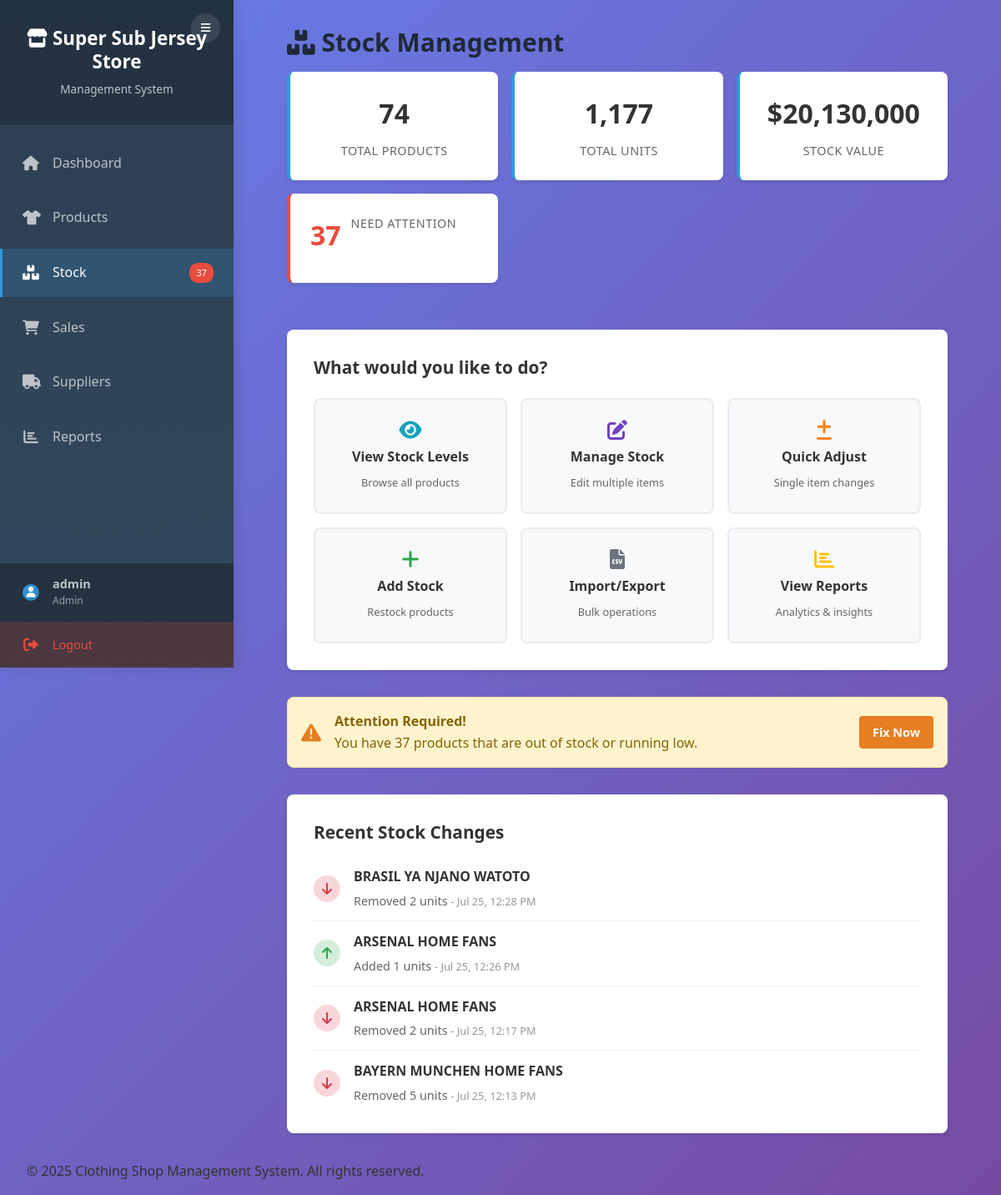
/stock/stock_dashboard.php (signed in), run on an earlier commit of the app's database.
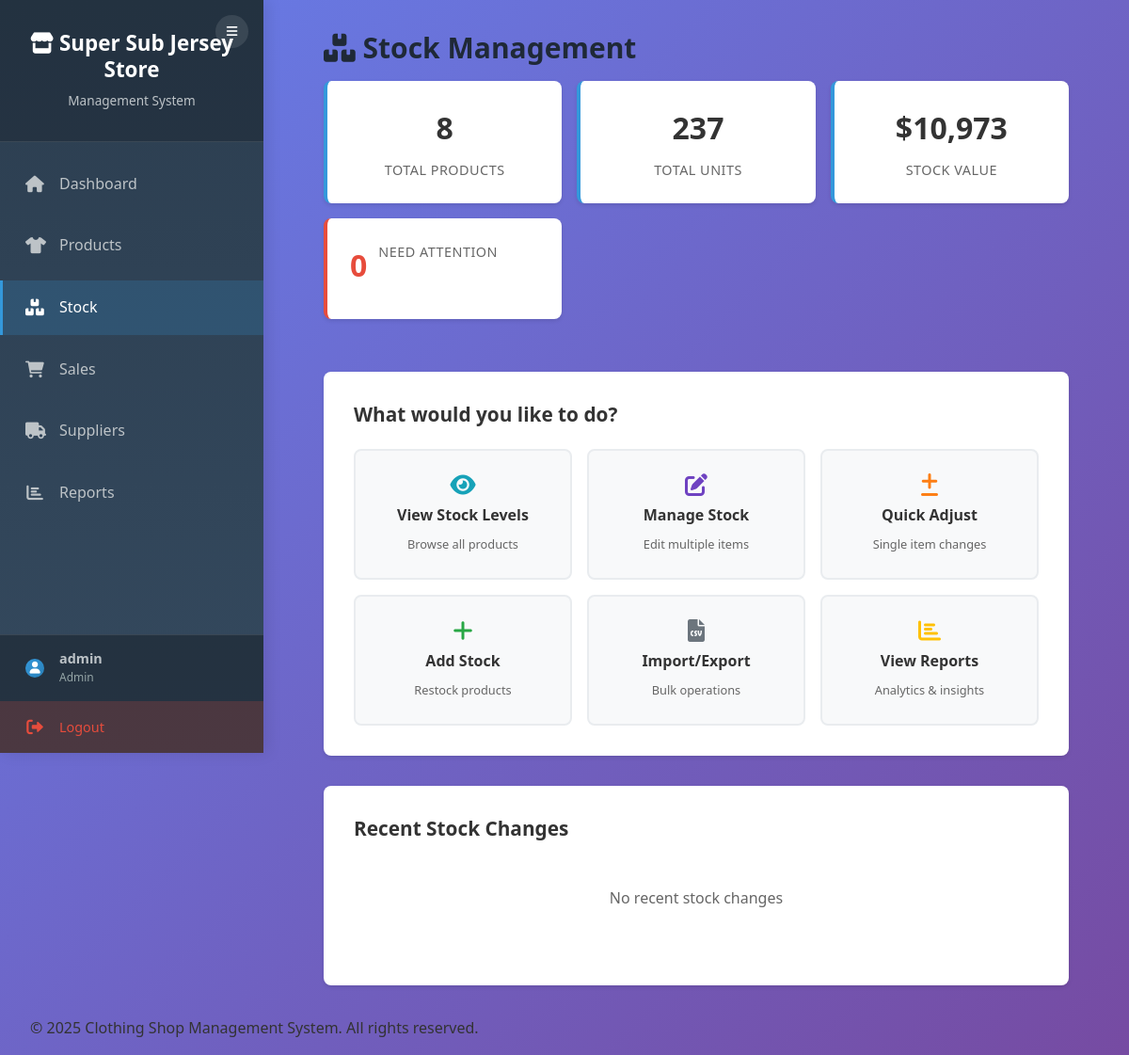
And on a later commit of the database.
### tables this page shows
CREATE TABLE stock_movements (
    movement_id INT AUTO_INCREMENT PRIMARY KEY,
    product_id INT,
    movement_type ENUM('in', 'out') NOT NULL,
    quantity INT NOT NULL,
    reason VARCHAR(100),
    created_at TIMESTAMP DEFAULT CURRENT_TIMESTAMP,
    FOREIGN KEY (product_id) REFERENCES products(product_id) ON DELETE SET NULL
);

CREATE TABLE products (
    product_id INT AUTO_INCREMENT PRIMARY KEY,
    name VARCHAR(100) NOT NULL,
    category_id INT,
    size VARCHAR(10),
    color VARCHAR(30),
    brand VARCHAR(50),
    price DECIMAL(10,2) NOT NULL,
    stock_quantity INT DEFAULT 0,
    supplier_id INT,
    created_at TIMESTAMP DEFAULT CURRENT_TIMESTAMP,
    FOREIGN KEY (category_id) REFERENCES categories(category_id) ON DELETE SET NULL,
    FOREIGN KEY (supplier_id) REFERENCES suppliers(supplier_id) ON DELETE SET NULL
);

### includes/auth.php (called while the page is built, shortened)
<?php
function isLoggedIn() {
    return isset($_SESSION['user_id']);
}
function isAdmin() {
    return isLoggedIn() && $_SESSION['role'] === 'admin';
}
function getBasePath() {
    $currentPath = $_SERVER['REQUEST_URI'];
    if (strpos($currentPath, '/auth/') !== false ||
        strpos($currentPath, '/products/') !== false ||
        strpos($currentPath, '/sales/') !== false ||
        strpos($currentPath, '/stock/') !== false ||
        strpos($currentPath, '/suppliers/') !== false ||
        strpos($currentPath, '/reports/') !== false) {
        return '../';
    }
    return '';
}
?>

### stock/stock_dashboard.php (the view, shortened to what this page needs)
<?php
require_once '../includes/config.php';
require_once '../includes/auth.php';
$stats_query = "
    SELECT
        COUNT(*) as total_products,
        SUM(stock_quantity) as total_units,
        SUM(CASE WHEN stock_quantity = 0 THEN 1 ELSE 0 END) as out_of_stock,
        SUM(CASE WHEN stock_quantity BETWEEN 1 AND 10 THEN 1 ELSE 0 END) as low_stock,
        SUM(stock_quantity * price) as total_value
    FROM products
";
$stats = $conn->query($stats_query)->fetch_assoc();
$critical_count = $stats['out_of_stock'] + $stats['low_stock'];
?>
<?php include '../includes/header.php'; ?>
<div style="max-width: 1000px; margin: 0 auto;">
    <h2><i class="fas fa-boxes"></i> Stock Management</h2>
    <div class="simple-stats">
        <div class="stat-box">
            <div class="stat-number"><?php echo number_format($stats['total_products']); ?></div>
            <div class="stat-label">Total Products</div>
        </div>
        <div class="stat-box">
            <div class="stat-number"><?php echo number_format($stats['total_units']); ?></div>
            <div class="stat-label">Total Units</div>
        </div>
        <div class="stat-box">
            <div class="stat-number">$<?php echo number_format($stats['total_value'], 0); ?></div>
            <div class="stat-label">Stock Value</div>
        </div>
        <div class="stat-box alert">
            <div class="stat-number"><?php echo $critical_count; ?></div>
            <div class="stat-label">Need Attention</div>
        </div>
    </div>
    <div class="actions-section">
        <h3>What would you like to do?</h3>
        <div class="action-grid">
            <a href="view_stock.php" class="action-btn view">
                <i class="fas fa-eye"></i>
                <span>View Stock Levels</span>
                <small>Browse all products</small>
            </a>
            <?php if (isAdmin()): ?>
            <a href="manage_stock.php" class="action-btn manage">
                <i class="fas fa-edit"></i>
                <span>Manage Stock</span>
                <small>Edit multiple items</small>
            </a>
            <a href="adjust_stock.php" class="action-btn adjust">
                <i class="fas fa-plus-minus"></i>
                <span>Quick Adjust</span>
                <small>Single item changes</small>
            </a>
            <a href="restock.php" class="action-btn restock">
                <i class="fas fa-plus"></i>
                <span>Add Stock</span>
                <small>Restock products</small>
            </a>
            <a href="import_export.php" class="action-btn import">
                <i class="fas fa-file-csv"></i>
                <span>Import/Export</span>
                <small>Bulk operations</small>
            </a>
            <?php endif; ?>
            <a href="../reports/reports.php" class="action-btn reports">
                <i class="fas fa-chart-bar"></i>
                <span>View Reports</span>
                <small>Analytics & insights</small>
            </a>
        </div>
    </div>
    <?php if ($critical_count > 0): ?>
    <div class="alert-section">
        <div class="alert-box">
            <i class="fas fa-exclamation-triangle"></i>
            <div>
                <strong>Attention Required!</strong><br>
                You have <?php echo $critical_count; ?> products that are out of stock or running low.
            </div>
            <?php if (isAdmin()): ?>
            <a href="manage_stock.php" class="alert-btn">Fix Now</a>
            <?php endif; ?>
        </div>
    </div>
    <?php endif; ?>
    <div class="recent-section">
        <h3>Recent Stock Changes</h3>
        <?php
        $recent = $conn->query("
            SELECT sm.*, p.name as product_name
            FROM stock_movements sm
            JOIN products p ON sm.product_id = p.product_id
            ORDER BY sm.created_at DESC
            LIMIT 5
        ");
        ?>
        <?php if ($recent->num_rows > 0): ?>
        <div class="recent-list">
            <?php while ($row = $recent->fetch_assoc()): ?>
            <div class="recent-item">
                <div class="recent-icon <?php echo $row['movement_type']; ?>">
                    <i class="fas fa-arrow-<?php echo $row['movement_type'] == 'in' ? 'up' : 'down'; ?>"></i>
                </div>
                <div class="recent-info">
                    <div class="recent-product"><?php echo htmlspecialchars($row['product_name']); ?></div>
                    <div class="recent-details">
                        <?php echo $row['movement_type'] == 'in' ? 'Added' : 'Removed'; ?>
                        <?php echo $row['quantity']; ?> units
                        <span class="recent-time">
                            - <?php echo date('M j, g:i A', strtotime($row['created_at'])); ?>
                        </span>
                    </div>
                </div>
            </div>
            <?php endwhile; ?>
        </div>
        <?php else: ?>
        <p style="color: #666; text-align: center; padding: 2rem;">No recent stock changes</p>
        <?php endif; ?>
    </div>
</div>
<?php include '../includes/footer.php'; ?>

### includes/header.php (shortened to what this page needs)
<!DOCTYPE html>
<html lang="en">
<head>
    <link rel="stylesheet" href="https://cdnjs.cloudflare.com/ajax/libs/font-awesome/6.0.0-beta3/css/all.min.css">
    <link rel="stylesheet" href="<?php echo getBasePath(); ?>assests/css/style.css">
</head>
<body>
    <div class="sidebar" id="sidebar">
        <div class="sidebar-header">
            <button class="sidebar-toggle" onclick="toggleSidebar()">
                <i class="fas fa-bars"></i>
            </button>
            <h1><i class="fas fa-store"></i> Super Sub Jersey Store</h1>
            <div class="subtitle">Management System</div>
        </div>
        <nav class="sidebar-nav">
            <div class="nav-item">
                <a href="<?php echo getBasePath(); ?>index.php" class="nav-link" data-tooltip="Dashboard">
                    <i class="fas fa-home"></i>
                    <span>Dashboard</span>
                </a>
            </div>
            <div class="nav-item">
                <a href="<?php echo getBasePath(); ?>products/view_products.php" class="nav-link" data-tooltip="Products">
                    <i class="fas fa-tshirt"></i>
                    <span>Products</span>
                </a>
            </div>
            <div class="nav-item">
                <a href="<?php echo getBasePath(); ?>stock/stock_dashboard.php" class="nav-link" data-tooltip="Stock Management">
                    <i class="fas fa-boxes"></i>
                    <span>Stock</span>
                    <?php
                    $low_stock_count = 0;
                    if (isset($conn)) {
                        $result = $conn->query("SELECT COUNT(*) FROM products WHERE stock_quantity <= 10");
                        if ($result) {
                            $low_stock_count = $result->fetch_row()[0];
                        }
                    }
                    if ($low_stock_count > 0):
                    ?>
                    <span class="nav-badge"><?php echo $low_stock_count; ?></span>
                    <?php endif; ?>
                </a>
            </div>
            <div class="nav-item">
                <a href="<?php echo getBasePath(); ?>sales/make_sale.php" class="nav-link" data-tooltip="Sales">
                    <i class="fas fa-shopping-cart"></i>
                    <span>Sales</span>
                </a>
            </div>
            <div class="nav-item">
                <a href="<?php echo getBasePath(); ?>suppliers/view_suppliers.php" class="nav-link" data-tooltip="Suppliers">
                    <i class="fas fa-truck"></i>
                    <span>Suppliers</span>
                </a>
            </div>
            <div class="nav-item">
                <a href="<?php echo getBasePath(); ?>reports/reports.php" class="nav-link" data-tooltip="Reports">
                    <i class="fas fa-chart-bar"></i>
                    <span>Reports</span>
                </a>
            </div>
        </nav>
        <div class="user-section">
            <?php if (isLoggedIn()): ?>
                <div class="user-info" data-tooltip="<?php echo htmlspecialchars($_SESSION['username']) . ' (' . ucfirst($_SESSION['role']) . ')'; ?>">
                    <div class="user-avatar">
                        <i class="fas fa-user"></i>
                    </div>
                    <div class="user-details">
                        <div class="user-name"><?php echo htmlspecialchars($_SESSION['username']); ?></div>
                        <div class="user-role"><?php echo ucfirst($_SESSION['role']); ?></div>
                    </div>
                </div>
                <a href="<?php echo getBasePath(); ?>auth/logout.php" class="logout-btn" data-tooltip="Logout">
                    <i class="fas fa-sign-out-alt"></i>
                    <span>Logout</span>
                </a>
            <?php endif; ?>
        </div>
    </div>
    <main class="main-content" id="mainContent">
        <div class="container">

### includes/footer.php (shortened to what this page needs)
</main>
    <footer>
        <div class="container">
            <p>&copy; <?php echo date('Y'); ?> Clothing Shop Management System. All rights reserved.</p>
        </div>
    </footer>
</body>
</html>

### assests/css/style.css (style rules this page uses)
:root { --brand-primary: #667eea; --brand-primary-light: #a5b4fc; --brand-primary-dark: #4f46e5; --brand-secondary: #764ba2; --brand-secondary-light: #a78bfa; --brand-secondary-dark: #6b21a8; --brand-success: #10b981; --brand-success-light: #34d399; --brand-success-dark: #059669; --brand-warning: #f59e0b; --brand-warning-light: #fbbf24; --brand-warning-dark: #d97706; --brand-danger: #ef4444; --brand-danger-light: #f87171; --brand-danger-dark: #dc2626; --brand-info: #3b82f6; --brand-info-light: #60a5fa; --brand-info-dark: #2563eb; --text-color: #1f2937; --text-color-light: #374151; --text-muted: #6b7280; --text-muted-light: #9ca3af; --text-inverse: #ffffff; --surface: #ffffff; --surface-alt: #f8fafc; --surface-accent: #f1f5f9; --surface-hover: #e2e8f0; --surface-active: #cbd5e1; --surface-dark: #1e293b; --surface-dark-alt: #334155; --border-color: #e5e7eb; --border-color-light: #f3f4f6; --border-color-dark: #d1d5db; --divider-color: #e2e8f0; --radius: 12px; --radius-sm: 8px; --radius-lg: 16px; --radius-xl: 20px; --radius-full: 9999px; --shadow-xs: 0 1px 2px rgba(0, 0, 0, 0.05); --shadow-sm: 0 1px 2px rgba(0,0,0,.06); --shadow-md: 0 4px 12px rgba(0,0,0,.08); --shadow-lg: 0 10px 15px -3px rgba(0, 0, 0, 0.1), 0 4px 6px -2px rgba(0, 0, 0, 0.05); --shadow-xl: 0 20px 25px -5px rgba(0, 0, 0, 0.1), 0 10px 10px -5px rgba(0, 0, 0, 0.04); --shadow-2xl: 0 25px 50px -12px rgba(0, 0, 0, 0.25); --shadow-inner: inset 0 2px 4px 0 rgba(0, 0, 0, 0.06); --space-xs: 0.25rem; --space-sm: 0.5rem; --space-md: 0.75rem; --space-lg: 1rem; --space-xl: 1.25rem; --space-2xl: 1.5rem; --space-3xl: 2rem; --space-4xl: 2.5rem; --space-5xl: 3rem; --space-6xl: 4rem; --text-xs: 0.75rem; --text-sm: 0.875rem; --text-base: 1rem; --text-lg: 1.125rem; --text-xl: 1.25rem; --text-2xl: 1.5rem; --text-3xl: 1.875rem; --text-4xl: 2.25rem; --text-5xl: 3rem; --leading-tight: 1.25; --leading-snug: 1.375; --leading-normal: 1.5; --leading-relaxed: 1.625; --leading-loose: 2; --font-light: 300; --font-normal: 400; --font-medium: 500; --font-semibold: 600; --font-bold: 700; --font-extrabold: 800; --font-black: 900; --transition-fast: 0.15s ease-in-out; --transition-normal: 0.3s ease-in-out; --transition-slow: 0.5s ease-in-out; --z-dropdown: 1000; --z-sticky: 1020; --z-fixed: 1030; --z-modal-backdrop: 1040; --z-modal: 1050; --z-popover: 1060; --z-tooltip: 1070; --z-toast: 9999; --breakpoint-sm: 576px; --breakpoint-md: 768px; --breakpoint-lg: 1024px; --breakpoint-xl: 1280px; --breakpoint-2xl: 1536px; }
html { -webkit-text-size-adjust: 100%; }
*, *::before, *::after { box-sizing: border-box; }
body { color: var(--text-color); }
a { color: inherit; }
.container { padding-left: 1rem; padding-right: 1rem; }
.alert { border-radius: var(--radius-sm); border-left: 4px solid currentColor; }
html { font-size: 16px; scroll-behavior: smooth; }
body { font-family: 'Segoe UI', -apple-system, BlinkMacSystemFont, 'Roboto', 'Oxygen', 'Ubuntu', 'Cantarell', sans-serif; line-height: var(--leading-normal); color: var(--text-color); background: linear-gradient(135deg, var(--brand-primary) 0%, var(--brand-secondary) 100%); min-height: 100vh; -webkit-font-smoothing: antialiased; -moz-osx-font-smoothing: grayscale; }
h1, h2, h3, h4, h5, h6 { font-weight: var(--font-bold); line-height: var(--leading-tight); margin-bottom: var(--space-lg); color: var(--text-color); }
h1 { font-size: var(--text-4xl); }
h2 { font-size: var(--text-3xl); }
h3 { font-size: var(--text-2xl); }
p { margin-bottom: var(--space-lg); line-height: var(--leading-relaxed); }
.container { width: 100%; margin: 0 auto; padding-left: var(--space-lg); padding-right: var(--space-lg); }
@media (min-width: 576px) { .container { max-width: 540px; } }
@media (min-width: 768px) { .container { max-width: 720px; padding-left: var(--space-2xl); padding-right: var(--space-2xl); } }
@media (min-width: 1024px) { .container { max-width: 960px; padding-left: var(--space-3xl); padding-right: var(--space-3xl); } }
.alert { border-radius: var(--radius-sm); border-left: 4px solid currentColor; padding: var(--space-xl); margin-bottom: var(--space-2xl); display: flex; align-items: flex-start; gap: var(--space-md); animation: slideIn 0.3s ease; }
@media (min-width: 1024px) { .main-content { padding: var(--space-3xl); } }

What changed in the data, as far as the page shows it:
removed stock_movements: product.name "BRASIL YA NJANO WATOTO", movement_type "Removed", quantity "2", created_at "Jul 25, 12:28 PM"
removed stock_movements: product.name "ARSENAL HOME FANS", movement_type "Added", quantity "1", created_at "Jul 25, 12:26 PM"
removed stock_movements: product.name "ARSENAL HOME FANS", movement_type "Removed", quantity "2", created_at "Jul 25, 12:17 PM"
removed stock_movements: product.name "BAYERN MUNCHEN HOME FANS", movement_type "Removed", quantity "5", created_at "Jul 25, 12:13 PM"
Also different on the page:
$stats['total_products']: "74" → "8"
$stats['total_units']: "1,177" → "237"
$stats['total_value']: "20,130,000" → "10,973"
$critical_count: "37" → "0"
$low_stock_count: "37" → (not shown)
$critical_count: "37" → (not shown)
text no longer shown: "Attention Required! You have products that are out of stock or running low. Fix Now"
text now shown: "No recent stock changes"
